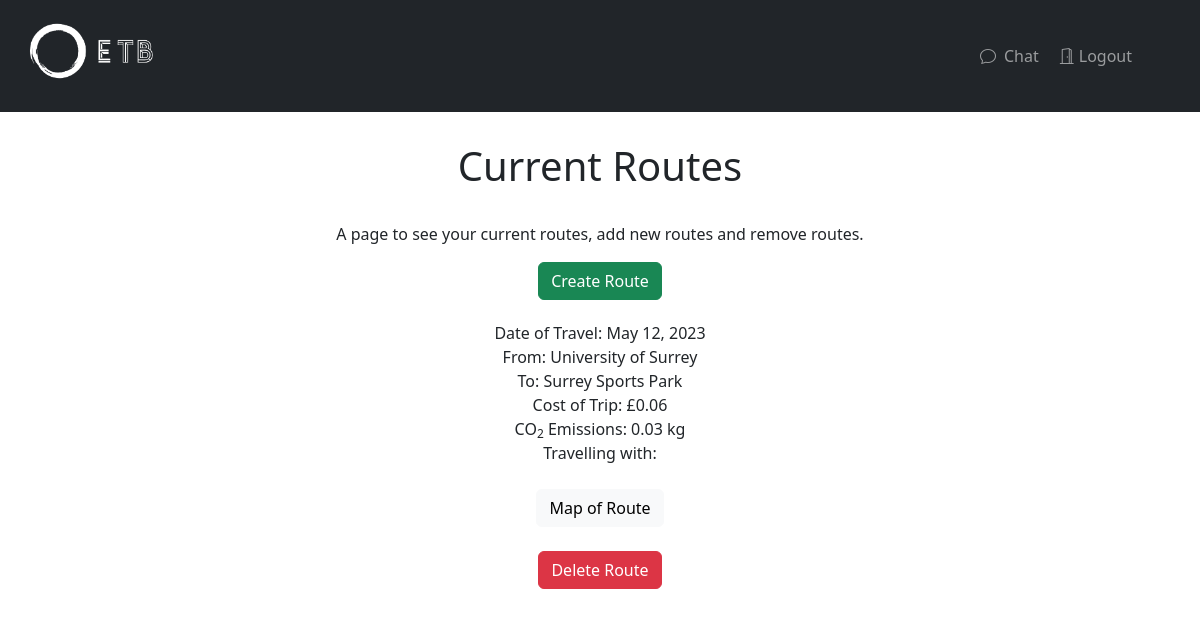
The page /routes (signed in) on the database as committed earlier.
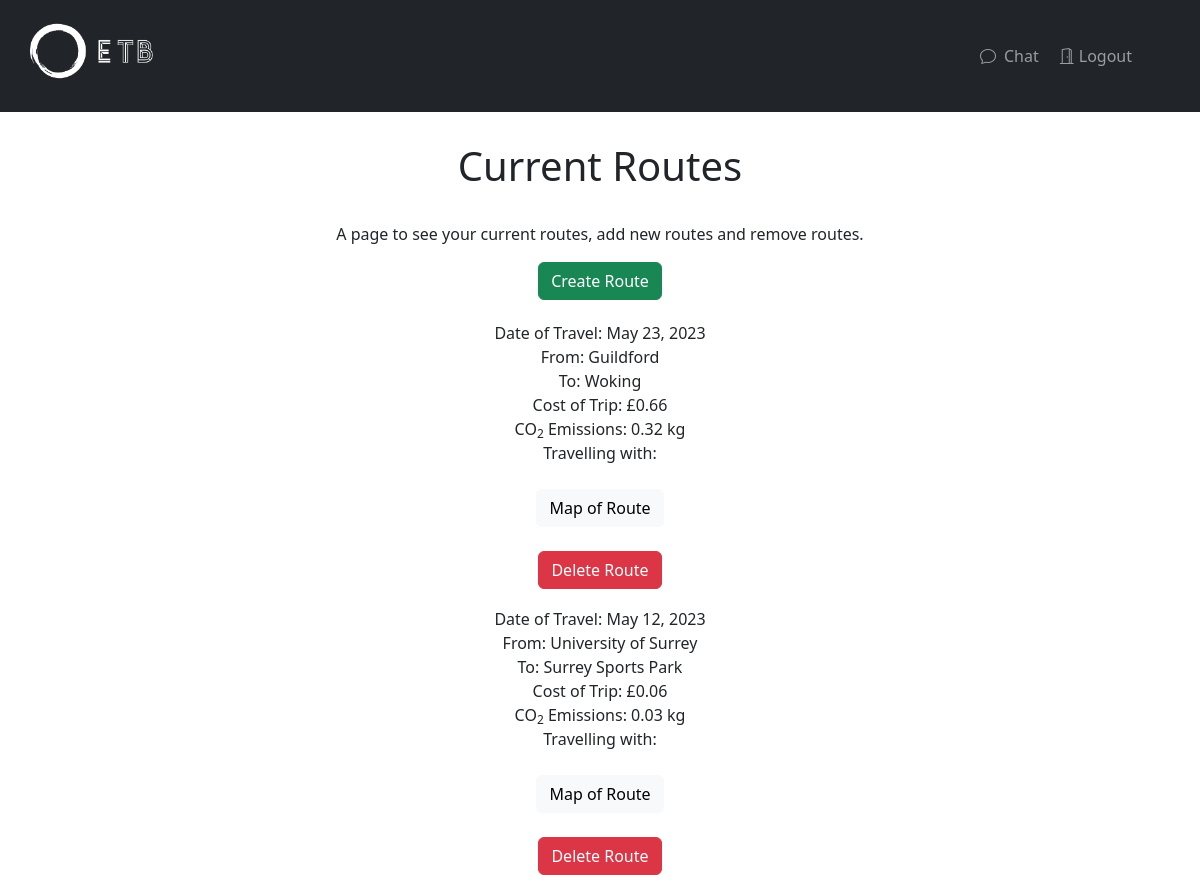
The same page on the database as committed later.
### homeapp/models.py (models this page shows)
class Routes(models.Model):
    userID = models.ForeignKey(settings.AUTH_USER_MODEL, on_delete=models.CASCADE)
    cost = models.DecimalField(max_digits=16,decimal_places=2)
    origin = models.CharField(max_length=256, default=None, null=False)
    destination = models.CharField(max_length=256, default=None, null=False)
    emissions = models.DecimalField(max_digits=16,decimal_places=2)
    transportType = models.IntegerField()
    date = models.DateField(default=None)

### homeapp/views.py (the view)
# urls.py: path('routes', views.routes, name="routes"),
@login_required(login_url='/login/auth0')
def routes(request):
    context = {}
    currentUser = User.objects.get(id=request.user.id)
    routes = Routes.objects.filter(userID=currentUser).all().order_by("-date")
    friendsAll = []
    for route in routes:
        friends = carShare.objects.filter(routeID=route).all()
        if (type(friends) != None):
            friendString = []
            for thisFriend in friends:
                friendUser = User.objects.get(id=thisFriend.userID).email
                friendString.append(friendUser)
            friendString = ", ".join(friendString)
            friendsAll.append(friendString)
        context["friends"] = friendsAll
    '''if (len(friendsAll) == 0):
        context.pop["friends"]'''
    context["routes"] = routes
    return render(request, 'homeapp/routes.html', context)

### homeapp/templates/homeapp/routes.html (shortened to what this page needs)
{% extends "base.html" %}
{% block content %}
    <div class="row" style="padding-top:2.5%">
        <div class="container-fluid" style="text-align: center;">
            <h1 style="text-align: center;">Current Routes</h1>
            <br/>
            <p>A page to see your current routes, add new routes and remove routes.</p>
            <a href="/routeplanner"><input type="submit" class="btn btn-success" value="Create Route" style="margin-bottom: 20px;" /></a><br/>
            {% for route in routes %}
                <div style="min-width: 40%; max-width: 30%; box-sizing: content-box; border: 1px solid white; margin-left: auto; margin-right: auto;">
                    <p>
                        Date of Travel: {{route.date}}<br/>
                        From: {{route.origin}}<br/>
                        To: {{route.destination}}<br/>
                        Cost of Trip: £{{route.cost}}<br/>
                        CO<sub>2</sub>  Emissions: {{route.emissions}} kg <br/>
                        {% if friends %}
                            Travelling with:
                        {% endif %}
                        <br/><br/>
                        <a href="route/show/{{ route.id }}"><input type="submit" class="btn btn-light" value="Map of Route" /></a><br/>
                        <br/>
                        <a href="route/delete/{{ route.id }}"><input type="submit" class="btn btn-danger" value="Delete Route" /></a>
                    </p>
                </div>
            {% endfor %}
        </div>
    </div>
{% endblock content %}

### templates/base.html (shortened to what this page needs)
{% load static %}
{% load sass_tags %}
<!DOCTYPE html>
<html lang="en" style="height: 100%; width: 100%;">
<head>
    {% block app_includes %}
        <link rel="stylesheet" type="text/css" href={% sass_src 'css\base.scss' %}>
        <link href="https://cdn.jsdelivr.net/npm/bootstrap@5.2.3/dist/css/bootstrap.min.css" rel="stylesheet">
        <link rel="stylesheet" href="https://cdn.jsdelivr.net/npm/bootstrap-icons@1.5.0/font/bootstrap-icons.css">
    {% endblock app_includes %}
</head>
<body style="height: 100%; width: 100%;">
    {% block header %}
    {% include 'navbar.html' %}
    {% endblock header %}
    {% block content %}
    {% endblock content %}
</body>
</html>

### templates/navbar.html
{% load static %}
    <nav class="navbar navbar-expand-sm navbar-fixed-top bg-dark navbar-dark">
        <div class="container-fluid">
            <div class="navbar-header">
                {% if not request.user.is_authenticated %}
                    <a class="navbar-brand" href="{% url 'home' %}">
                        <img src="{% static 'images/logo_etb.png' %}" alt="my image" height="100%" width="30%">
                    </a>
                {% elif request.user.is_authenticated %}
                    <a class="navbar-brand" href="{% url 'dashboard' %}">
                        <img src="{% static 'images/logo_etb.png' %}" alt="my image" height="100%" width="30%">
                    </a>
                {% endif %}
            </div>
            <ul class="navbar-nav ms-auto pe-5">
                {% if not request.user.is_authenticated %}
                    <li class="nav-item"><a class="nav-link" href="http://localhost:8000/login/auth0"><i class="bi bi-person me-2"></i>Login/Sign Up</a> </li>
                {% elif request.user.is_authenticated %}
                    <li class="nav-item pe-1"><a class="nav-link" href="{% url 'chatlist' %}"><i class="bi bi-chat pe-2"></i>Chat</a> </li>
                    <li class="nav-item"><a class="nav-link" href="{% url 'logout' %}"><i class="bi bi-door-open pe-1"></i>Logout</a> </li>
                {% endif %}
            </ul>
        </div>
    </nav>

Rows that differ between the two databases and show on the page:
added Routes: date "May 23, 2023", origin "Guildford", destination "Woking", cost "0.66", emissions "0.32"
